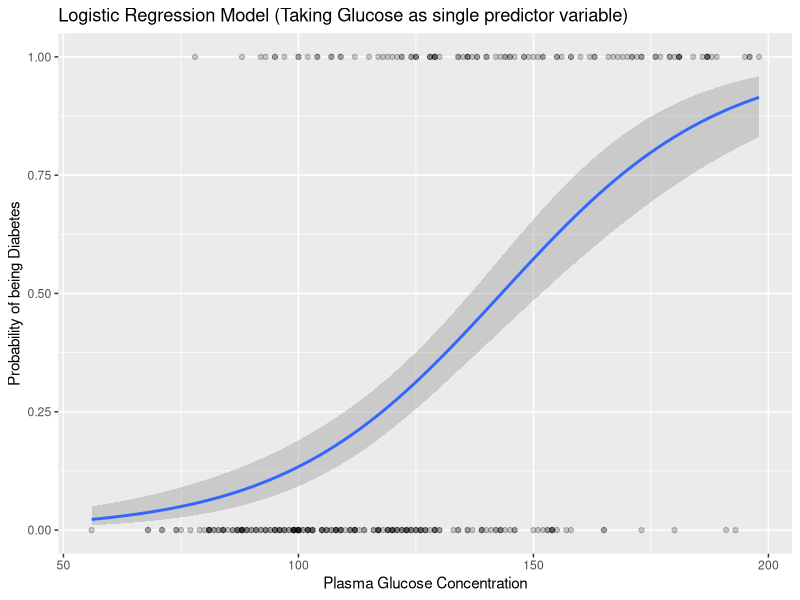

The R script that drew this image:
install.packages("dplyr")
install.packages("tidyverse")
library(dplyr)
library(tidyverse)
x <- (1:5)
y = (1:5)
y
z = data.frame(x,y)
z
a = sum(z)
length(a)
rates <- c(0.06, 0.07, 0.05, 0.09, 0.09, 
           0.08, 0.08, 0.08)
t <- seq(1,8)
print(t)
pv.1 <- sum(1/(1+ rates)^t)
print(pv.1)

#####
###Required Packages 
library(tidyverse)
install.packages("caret")
library(caret)
install.packages("mlbench")
library(mlbench)
data("PimaIndiansDiabetes2")
View(PimaIndiansDiabetes2)
??set.seed()
library(dplyr)

###Remove the na values from the dataset before moving to EDA : 
PimaIndiansDiabetes2 <-  na.omit(PimaIndiansDiabetes2)
###Creating Partitions and defining the samples from the dataset : 
training_samples <- PimaIndiansDiabetes2$diabetes %>%
  createDataPartition(p = 0.8, list = FALSE)

###Segregating training and testing data separately : 
trainingdata_samples <- PimaIndiansDiabetes2[training_samples,]
testigdata_sample <- PimaIndiansDiabetes2[-training_samples,]
###Building up the model : 
model <- glm(diabetes ~., data = trainingdata_samples, family = binomial())
summary(model)

###Making Predictions :
probability <- model %>%
  predict(testigdata_sample, type = "response")
predicted.classes <- ifelse(probability > 0.5, "pos","neg")
###Model Accuracy : 
mean(predicted.classes == testigdata_sample$diabetes)

model <- glm(diabetes ~ glucose, data = trainingdata_samples, family = binomial)
summary(model) $coef

newdata <- data.frame(glucose = c(20,150))

probability_1 <- model %>% predict(newdata, type = "response")
predicted.classes_1 <- ifelse(probability_1 > 0.5, "pos","neg")
predicted.classes_1

trainingdata_samples %>%
  mutate(prob = ifelse(diabetes == "pos", 1,0)) %>%
  ggplot(aes(glucose,prob)) +
  geom_point(alpha = 0.2) +
  geom_smooth(method = "glm", method.args = list(family = "binomial")) +
  labs(
    title = "Logistic Regression Model (Taking Glucose as single predictor variable)",
    x = "Plasma Glucose Concentration",
    y = "Probability of being Diabetes"
  )

###Multiple Logistic Regression: 
model <- glm(diabetes ~ glucose + mass + pregnant, 
             data = trainingdata_samples, family = binomial)

summary(model) $coef
coef(model)

model <- glm(diabetes ~ glucose + mass + pregnant + mass + pedigree, 
             data = trainingdata_samples, family = binomial)

probability_2 <- model %>% predict(testigdata_sample, type = "response")
contrasts(testigdata_sample$diabetes)

predicted.classes <- ifelse(probability_2 > 0.5, "pos","neg")
head(predicted.classes)
mean(predicted.classes == testigdata_sample$diabetes)
